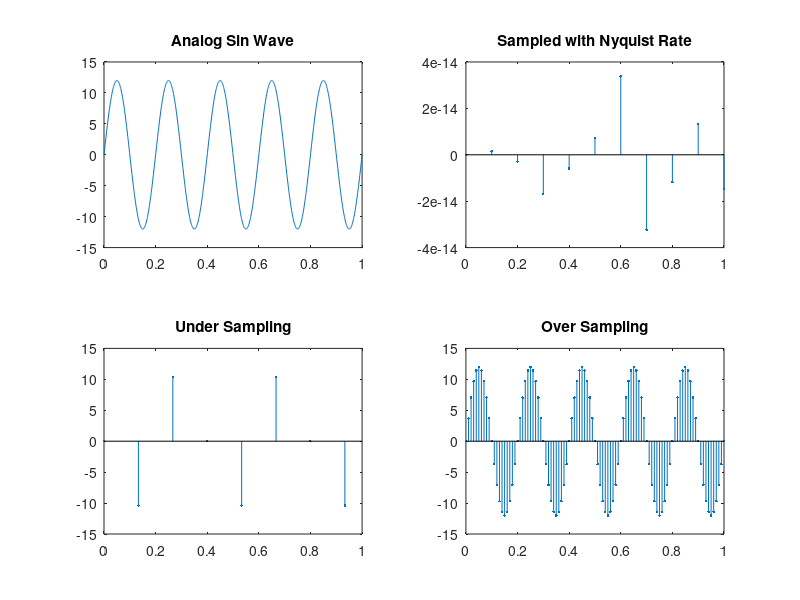

This figure's MATLAB source:
clc;
clear all;
close all;

##  Given Sin wave x=12*sin(2*pi*5*t)

a = 12;
f = 5;
t = 0:0.001:1;


## Given Sin Wave

analog_signal = a*sin(2*pi*f*t);
subplot(2,2,1);
plot(t,analog_signal);
title('Analog Sin Wave');


## Sampling at Nyquist rate --> fs=2*f

fs = 2*f;
n = 0:1/fs:1;
nyquist_signal = a*sin(2*pi*f*n);
subplot(2,2,2);
stem(n,nyquist_signal,'.');
title('Sampled with Nyquist Rate');


## Under Sampling  --> fs < 2*f

fs = 1.5*f;
n = 0:1/fs:1;
under_sample = a*sin(2*pi*f*n);
subplot(2,2,3);
stem(n,under_sample,'.');
title('Under Sampling');


## Over Sampling  --> fs > 2*f

fs = 20*f;
n = 0:1/fs:1;
over_sample = a*sin(2*pi*f*n);
subplot(2,2,4);
stem(n,over_sample,'.');
title('Over Sampling');


